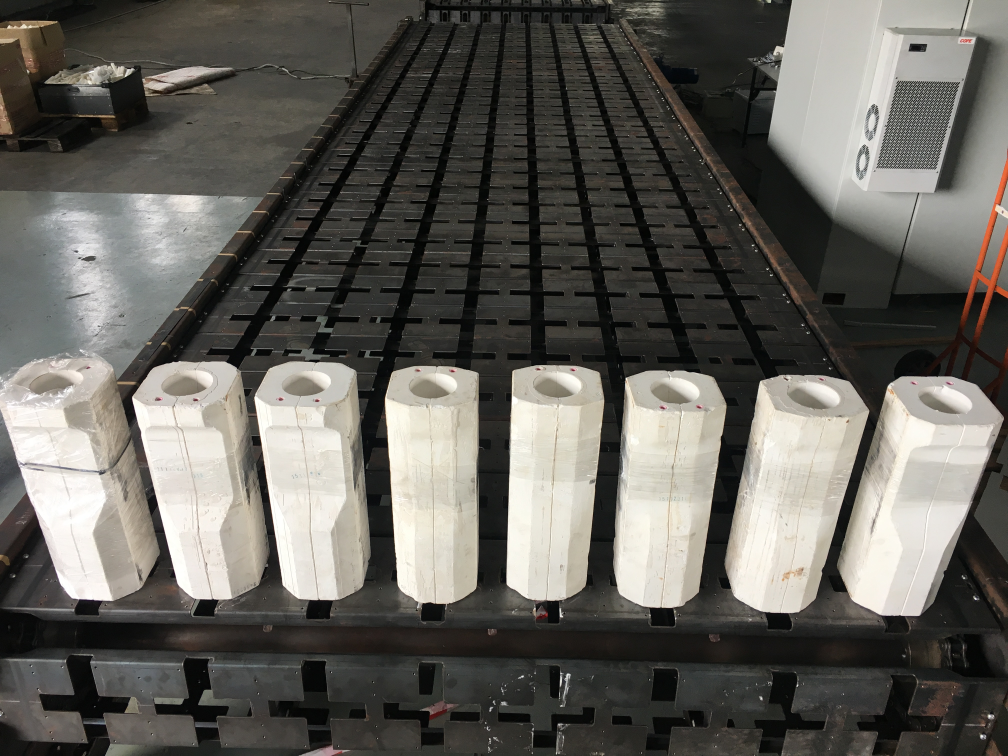
#> input picture test/src/test_photos/IMG_0579.JPG, 4032 x 3024 px, found by its file name (shown at 1/4 size)
$ python adaptive_thresholding.py
#> lines starting #> are read from the running program, lines starting #| are printed output that depends on the picture; after the words box and inside, x2 and y2 are one past the last pixel; in counts of white or black regions, pixels touching at a corner belong together
'''
Created on 3 Jan 2019

@author: Amir Haziem Razali

Some chunks lifted from the Internet, forgot to cite them. If this looks like yours, message me!

This code is for testing the three thresholding methods, which are:
- global thresholding
- adaptive mean thresholding
- adaptive gaussian thresholding

Method for running:
on CMD navigate to directory with the python file and write:
python adaptive_thresholding.py --value <threshold value(optional, default=127)> --darkbg <True or False (optional, default=False)>
play around with the values until you get the right threshold value.
This is a quick way for trial and error of the art of thresholding ;)
'''
import cv2 as cv
import numpy as np
from matplotlib import pyplot as plt
import argparse
import time

#construct argument parser
ap = argparse.ArgumentParser()
ap.add_argument("-v", "--value", type=int, help="set V threshold value")
ap.add_argument("-d", "--darkbg", type=str, help="set darkbg options True/False")
args = vars(ap.parse_args())

#constants for defining region of interest aka image segmentation
c1 = 360
r1 = 360

if not args.get("value", False):
    print("No threshold preference given.\nSetting default threshold value to 127...")
    v_thresh = 127
else:
    #otherwise, grab value set to flag
    v_thresh = args["value"]

if not args.get("darkbg", False):
    print("No darkbg preference given.\nSetting default darkbg to False...")
    darkbg = False
else:
    #otherwise, grab value set to flag
    darkbg = args["darkbg"]

#these values are in pixels
[x1,y1,x2,y2]=[0,1300,700,2300]

img = cv.imread('test_photos/IMG_0579.jpg',0)
#> img: shape (3024, 4032); min 0, max 255, mean 97.1
img = cv.medianBlur(img,5)

#this is for array slicing:::: y first, then x
# img = img[y1:y2,x1:x2]

if not darkbg:
    ret,th1 = cv.threshold(img,v_thresh,255,cv.THRESH_BINARY)
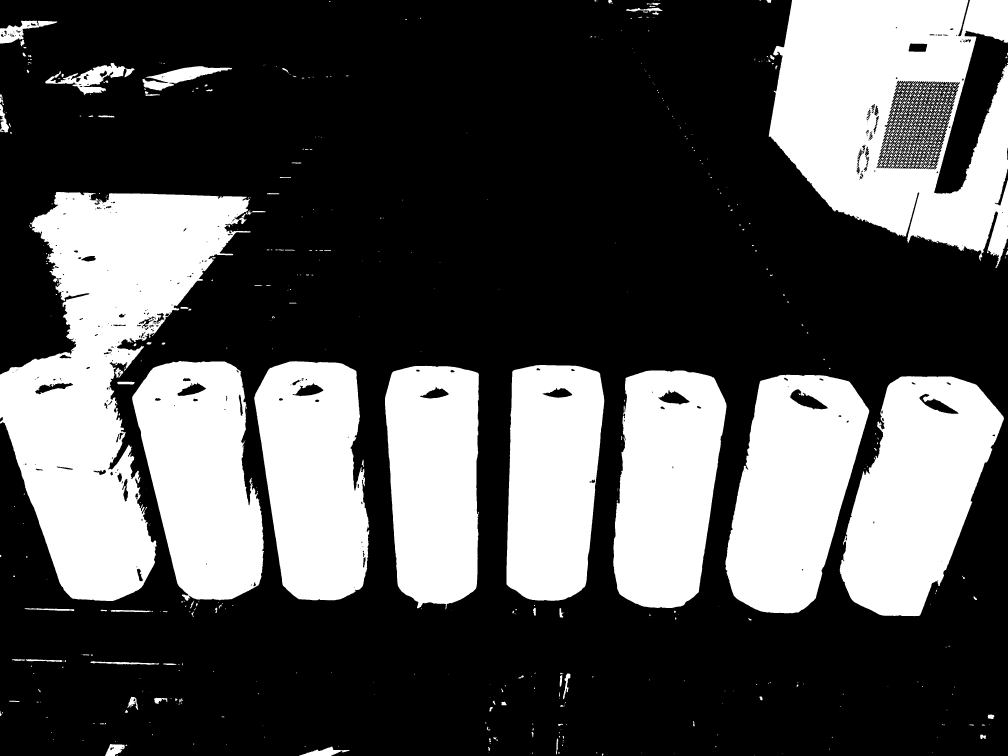
#> th1: shape (3024, 4032) (shown at 1/4 size); 32.4% white; 529 white regions (330 under 20 px), largest, box (x1, y1, x2, y2) and area: (0, 768, 1003, 2404) 763174, (3075, 0, 4032, 1072) 671684, (3359, 1505, 4016, 2465) 396480
#> ret = 127
else:
    ret,th1 = cv.threshold(img,v_thresh,255,cv.THRESH_BINARY_INV)

th2 = cv.adaptiveThreshold(img,255,cv.ADAPTIVE_THRESH_MEAN_C,\
            cv.THRESH_BINARY,11,2)
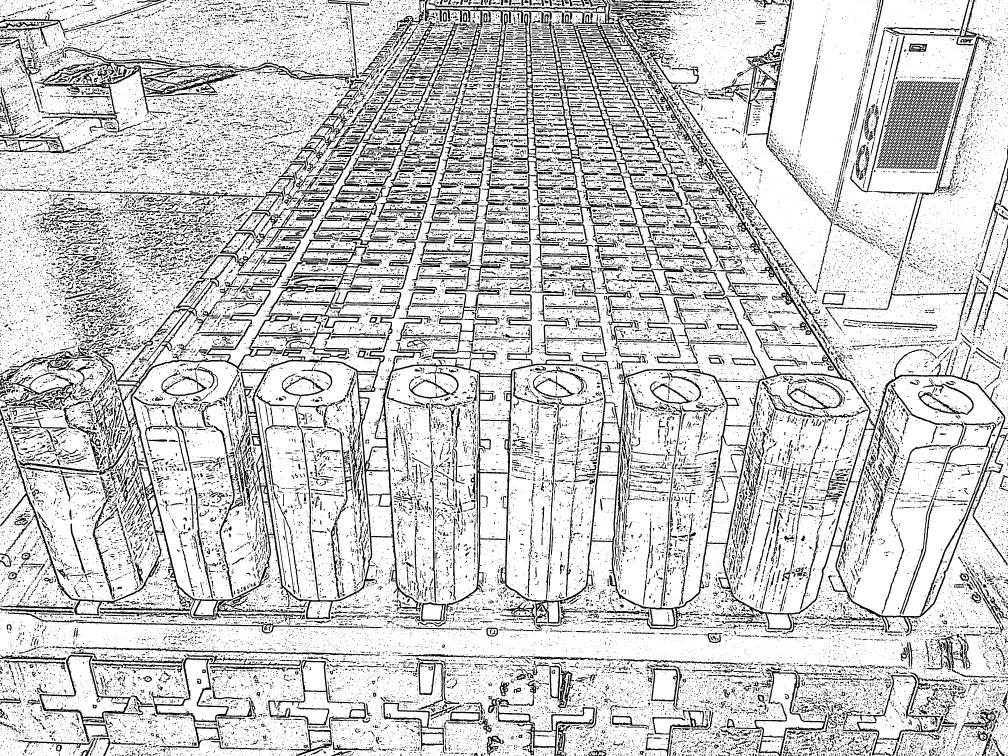
#> th2: shape (3024, 4032) (shown at 1/4 size); 80.2% white; 57743 black regions (45823 under 20 px), largest, box (x1, y1, x2, y2) and area: (0, 59, 4032, 2545) 312887, (1368, 0, 2721, 1336) 75211, (2205, 41, 2792, 1455) 52045
th3 = cv.adaptiveThreshold(img,255,cv.ADAPTIVE_THRESH_GAUSSIAN_C,\
            cv.THRESH_BINARY,11,2)
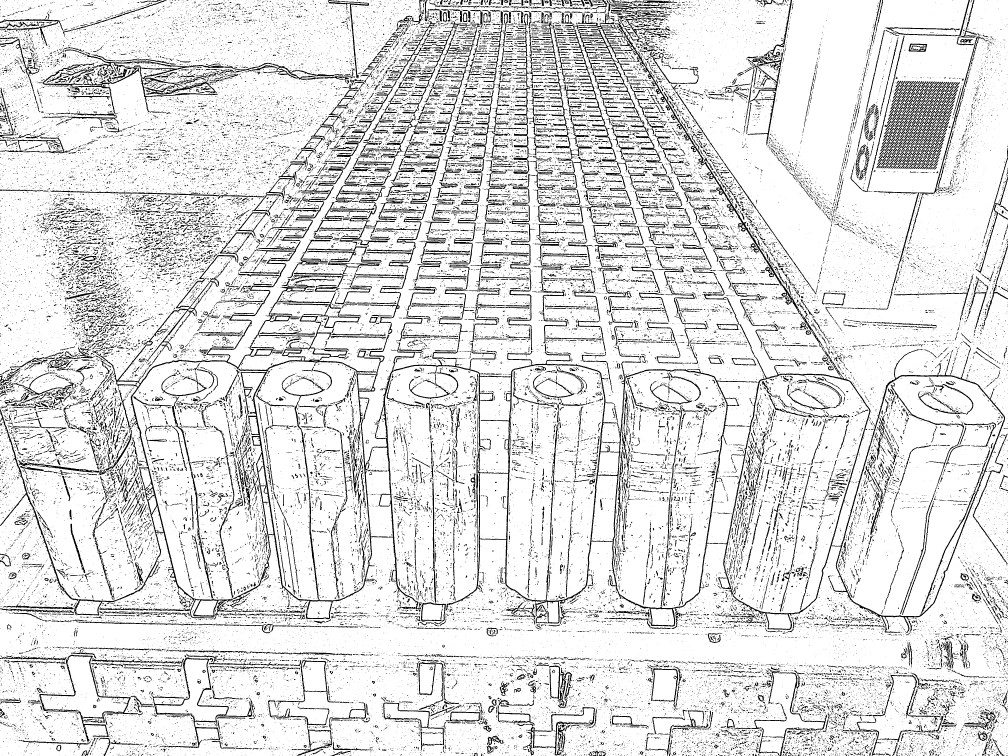
#> th3: shape (3024, 4032) (shown at 1/4 size); 86.9% white; 65231 black regions (56523 under 20 px), largest, box (x1, y1, x2, y2) and area: (0, 53, 4020, 2534) 238438, (2054, 55, 2447, 962) 20697, (258, 198, 1407, 455) 17139
titles = ['Original Image', 'Global Thresholding (v = {})'.format(v_thresh),
            'Adaptive Mean Thresholding', 'Adaptive Gaussian Thresholding']
images = [img, th1, th2, th3]

for i in range(4):
    plt.subplot(2,2,i+1),plt.imshow(images[i],'gray')
    if i == 5:
        plt.title('The boundaries are: ({},{}) and ({},{})'.format(x1,y1,x2,y2))
    else:
        plt.title(titles[i])
    plt.xticks([]),plt.yticks([])
plt.show()
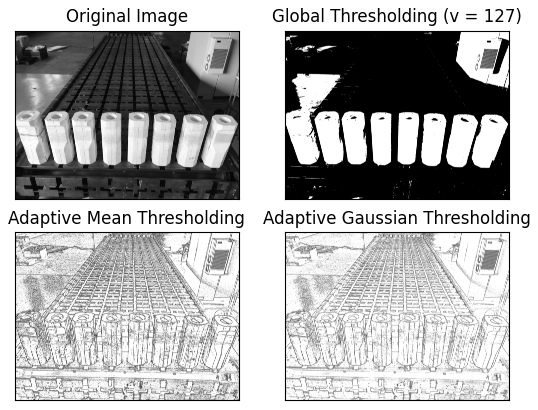
#> figure drawn by matplotlib, 4 panels

$ run again, with test/src/test_photos/IMG_0572.JPG copied over test/src/test_photos/IMG_0579.JPG
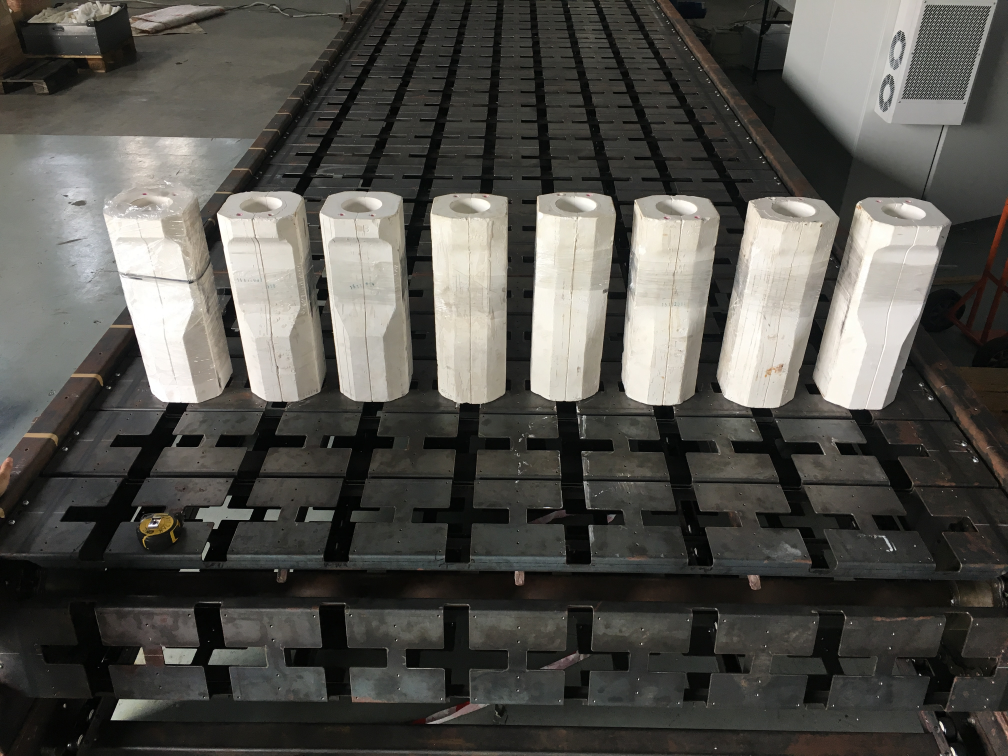
#> input picture test/src/test_photos/IMG_0572.JPG, 4032 x 3024 px, found by its file name (shown at 1/4 size)
#> `ret,th1 = cv.threshold(img,v_thresh,255,cv.THRESH_BINARY)`:
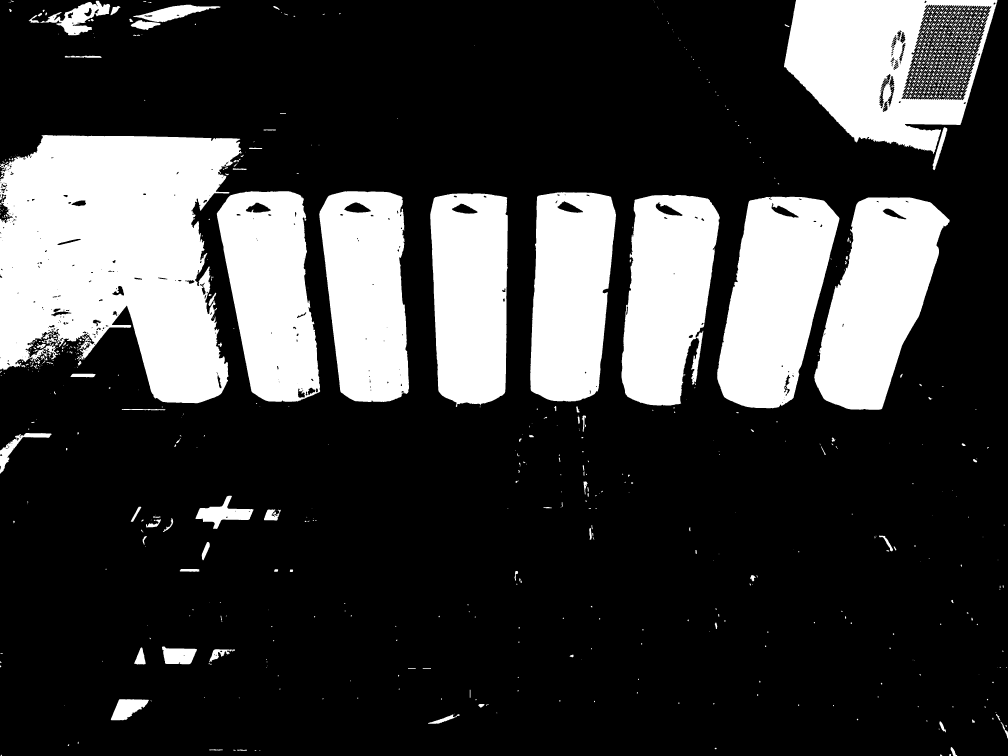
#> th1: shape (3024, 4032) (shown at 1/4 size); 24% white; 619 white regions (342 under 20 px), largest, box (x1, y1, x2, y2) and area: (0, 540, 969, 1613) 746646, (3136, 0, 3990, 615) 311990, (2868, 787, 3358, 1633) 279820
#> ret = 127
#> th2: shape (3024, 4032); 80.7% white; 63136 black regions (50979 under 20 px), largest, box (x1, y1, x2, y2) and area: (87, 0, 4032, 2287) 486276, (636, 2411, 2032, 2843) 39795, (64, 0, 1375, 241) 29719
#> th3: shape (3024, 4032); 87.6% white; 69025 black regions (61091 under 20 px), largest, box (x1, y1, x2, y2) and area: (91, 0, 4026, 2287) 298309, (638, 2411, 2032, 2818) 26391, (92, 0, 1374, 218) 22895
#> `plt.show()`:
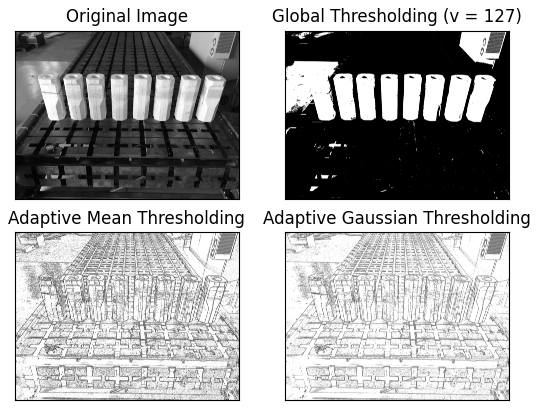
#> figure drawn by matplotlib, 4 panels

$ run again, with test/src/test_photos/IMG_0573.JPG copied over test/src/test_photos/IMG_0579.JPG
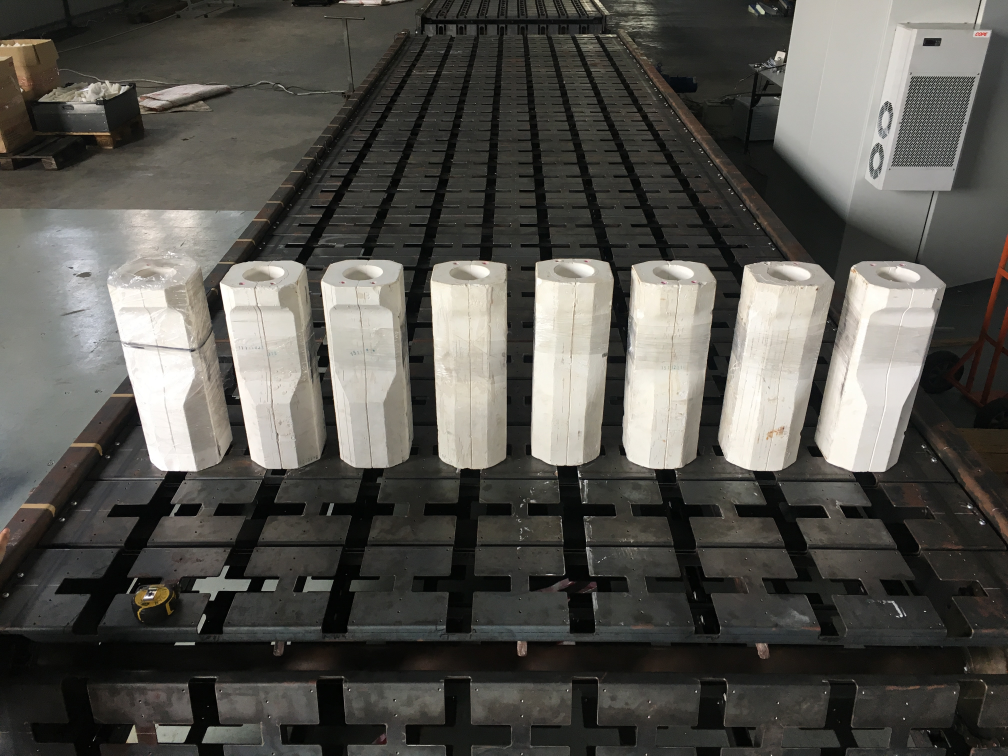
#> input picture test/src/test_photos/IMG_0573.JPG, 4032 x 3024 px, found by its file name (shown at 1/4 size)
#> `ret,th1 = cv.threshold(img,v_thresh,255,cv.THRESH_BINARY)`:
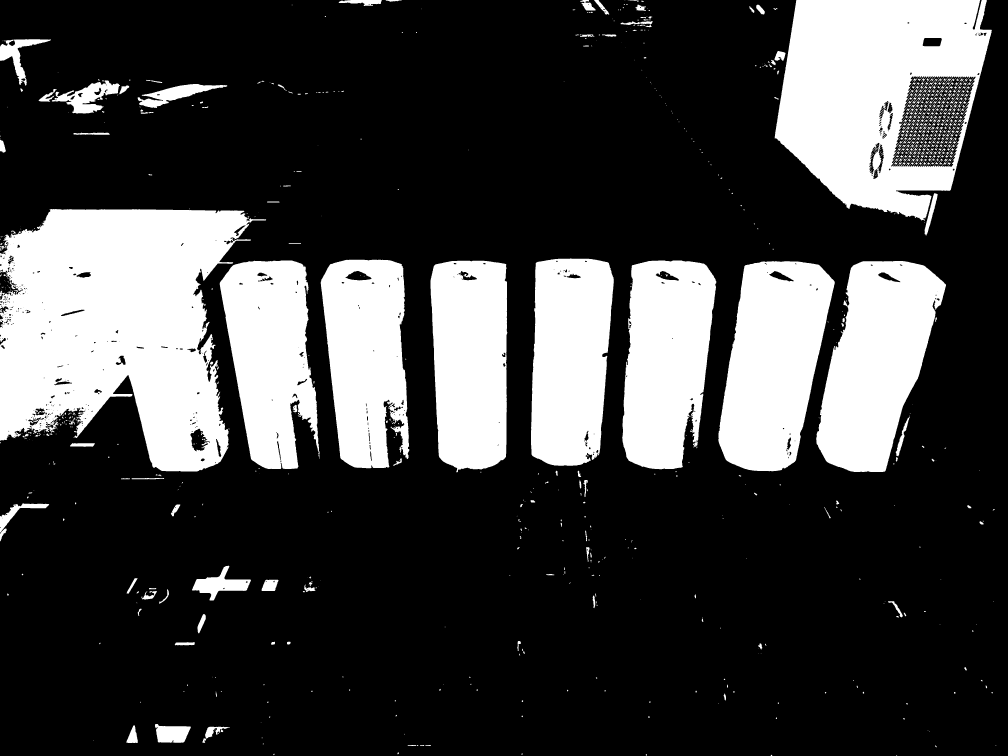
#> th1: shape (3024, 4032) (shown at 1/4 size); 25.5% white; 698 white regions (413 under 20 px), largest, box (x1, y1, x2, y2) and area: (0, 836, 1065, 1886) 745317, (3099, 0, 3967, 883) 513563, (3265, 1044, 3784, 1888) 278431
#> ret = 127
#> th2: shape (3024, 4032); 80.8% white; 61833 black regions (49914 under 20 px), largest, box (x1, y1, x2, y2) and area: (0, 0, 4032, 2540) 546829, (0, 225, 1385, 625) 40167, (1270, 138, 1862, 1025) 29836
#> th3: shape (3024, 4032); 87.5% white; 67785 black regions (59831 under 20 px), largest, box (x1, y1, x2, y2) and area: (79, 0, 4007, 2541) 326454, (143, 270, 1382, 582) 21658, (2982, 0, 3185, 605) 10139
#> `plt.show()`:
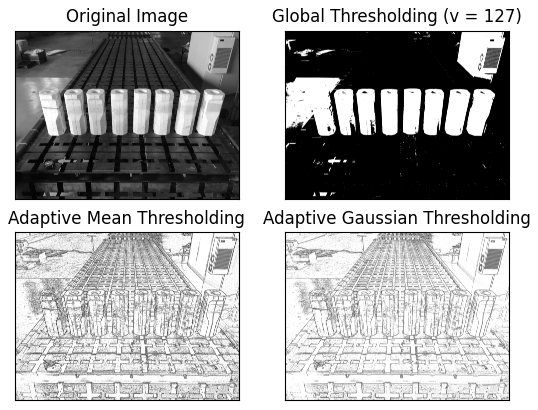
#> figure drawn by matplotlib, 4 panels

$ run again, with test/src/test_photos/IMG_0574.JPG copied over test/src/test_photos/IMG_0579.JPG
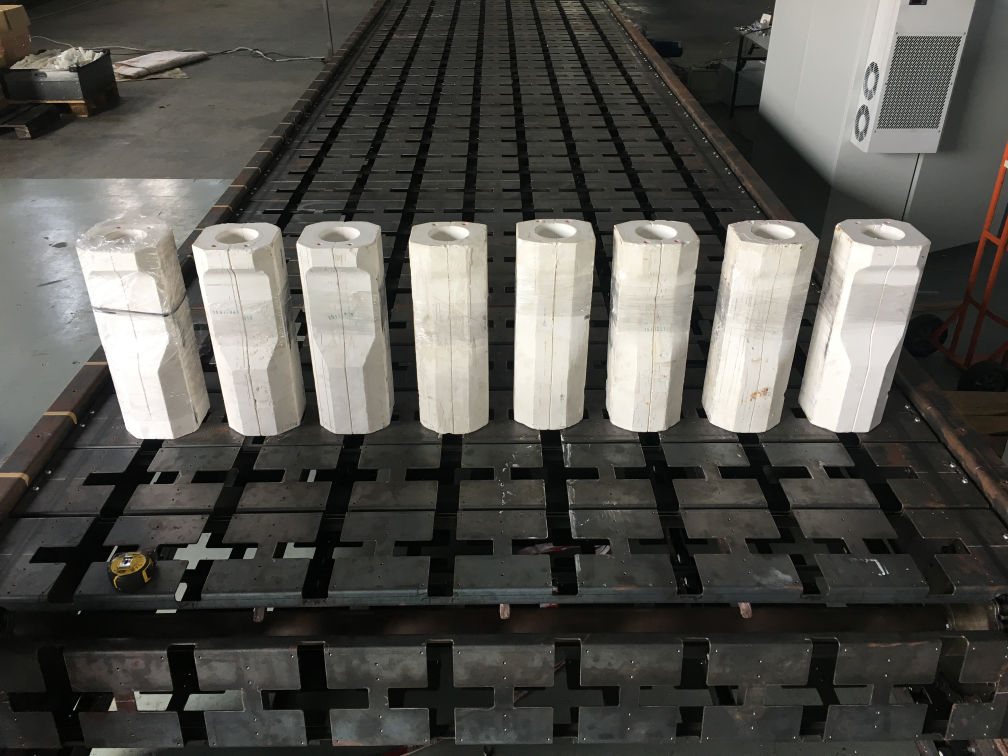
#> input picture test/src/test_photos/IMG_0574.JPG, 4032 x 3024 px, found by its file name (shown at 1/4 size)
#> `ret,th1 = cv.threshold(img,v_thresh,255,cv.THRESH_BINARY)`:
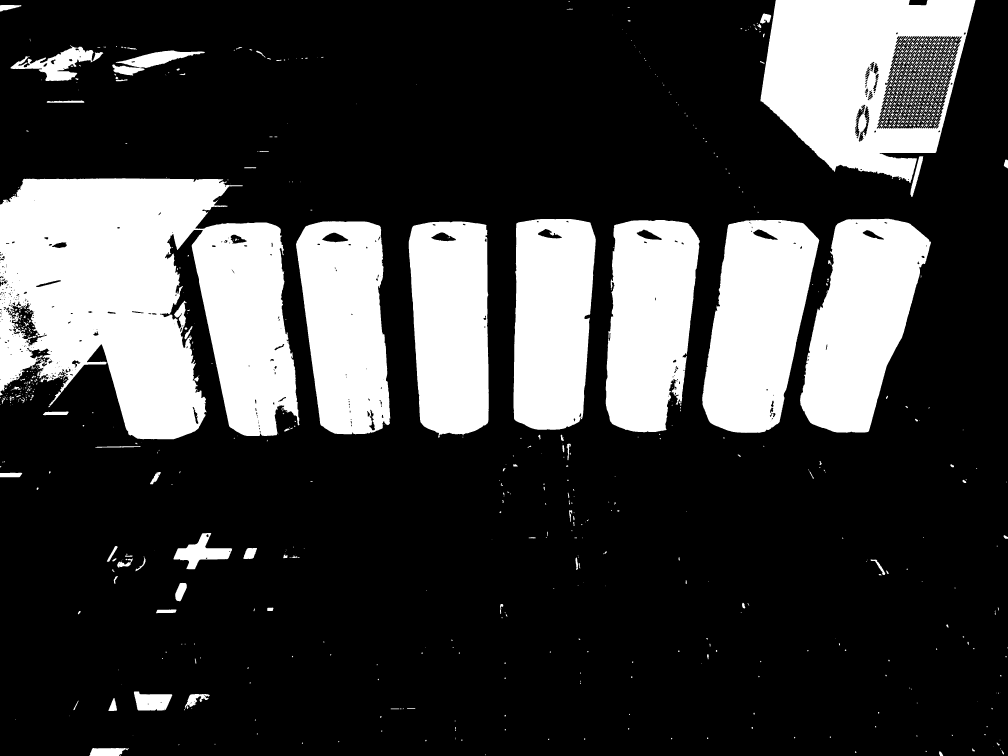
#> th1: shape (3024, 4032) (shown at 1/4 size); 24.2% white; 669 white regions (393 under 20 px), largest, box (x1, y1, x2, y2) and area: (0, 713, 1198, 1757) 900099, (3042, 0, 3902, 732) 401205, (2809, 880, 3277, 1732) 281903
#> ret = 127
#> th2: shape (3024, 4032); 81.1% white; 61829 black regions (50305 under 20 px), largest, box (x1, y1, x2, y2) and area: (0, 0, 4032, 2410) 525192, (245, 2569, 1621, 3003) 33990, (166, 179, 1303, 400) 26908
#> th3: shape (3024, 4032); 87.9% white; 65263 black regions (57665 under 20 px), largest, box (x1, y1, x2, y2) and area: (0, 0, 3970, 2409) 329581, (164, 182, 1300, 398) 19794, (675, 2578, 1621, 2995) 12213
#> `plt.show()`:
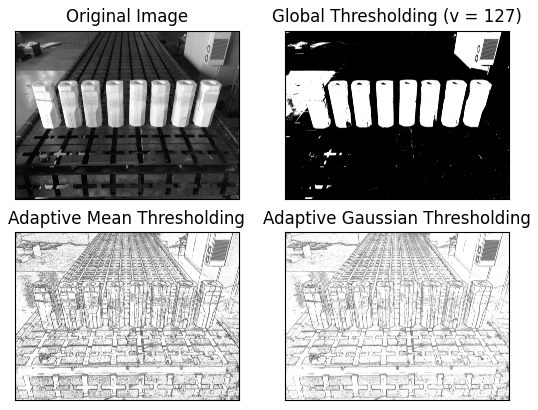
#> figure drawn by matplotlib, 4 panels
